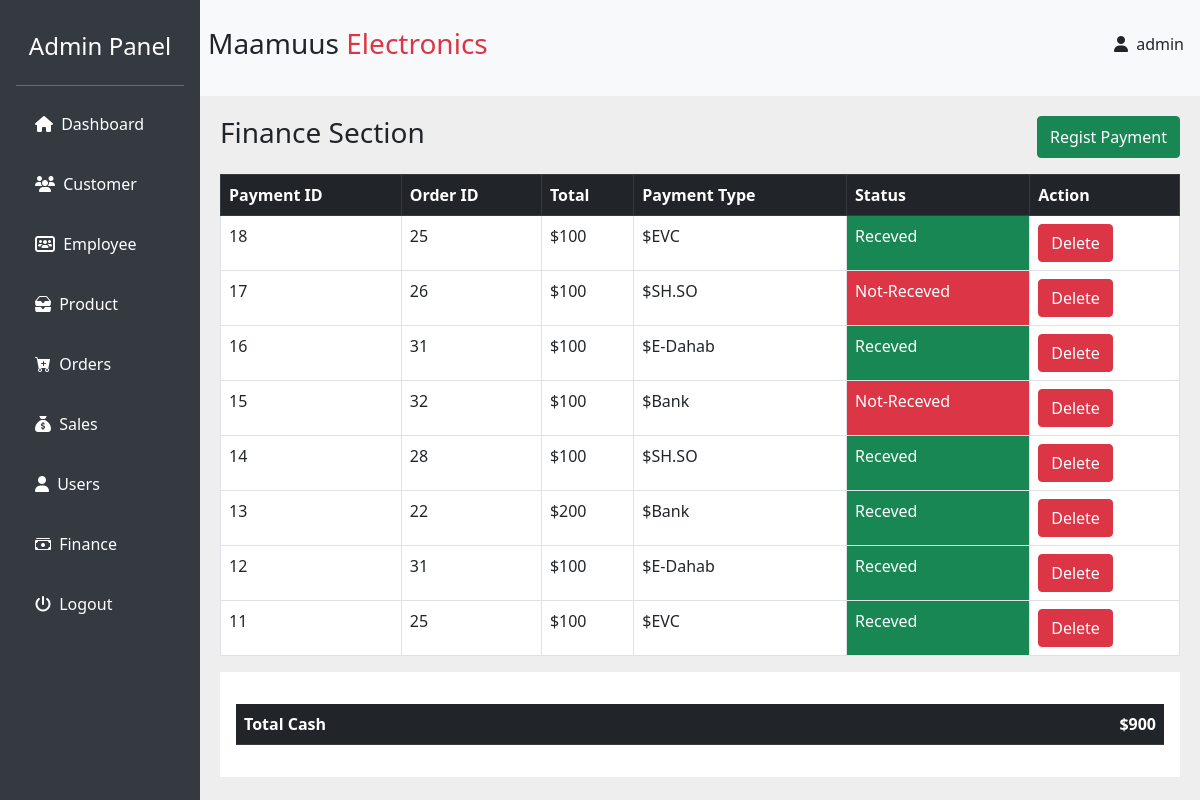
/finance.php (signed in), run on the app's committed database.
### tables this page shows
CREATE TABLE `finance` (
  `id` int(20) NOT NULL,
  `oid` int(50) NOT NULL,
  `total` float NOT NULL,
  `ptype` varchar(20) NOT NULL,
  `status` varchar(20) NOT NULL
);

### finance.php (the view, shortened to what this page needs)
<?php include("./src/connection.php") ?>
<?php include("./src/sidebar.php")?>
    <div class="content d-flex flex-column">
      <nav class="navbar navbar-expand-lg navbar-light">
        <?php include ("./src/header.php");?>
      <div class="main-content">
        <div class="d-flex flex-row justify-content-between">
          <h3>Finance Section</h3>
          <button type="button" class="btn btn-success" data-bs-toggle="modal" data-bs-target="#insertModal">
          Regist Payment
        </button>
        </div>
        <table class='table my-3 table-bordered bg-white'>
                 <tr class='table-dark '>
                  <th>Payment ID</th>
                  <th>Order ID</th>
                  <th>Total</th>
                  <th>Payment Type</th>
                  <th>Status</th>
                  <th>Action</th>
                </tr>
          <?php
          $sql = "SELECT id, oid,  total, ptype, status FROM finance ORDER BY id DESC";
          $result = $conn->query($sql);
              while ($row = $result->fetch_assoc()) {
                  ?>
                         <tr>
                            <td><?php echo $row["id"] ?></td>
                            <td><?php echo $row["oid"] ?></td>
                            <td>$<?php echo $row["total"] ?></td>
                            <td>$<?php echo $row["ptype"] ?></td>
                            <?php if ($row["status"]=='Receved'){echo '<td class="bg-success text-white">' . $row["status"] . '</td>'; }else{echo '<td class="bg-danger text-white">' . $row["status"] . '</td>';} ?>
                            <td>
                              <a href="./fOp.php?id=<?php echo $row["id"] ?>" class="btn btn-danger">Delete</a>
                            </td>
                         </tr>
                    <?php }?>
                   </table>
        <?php
            $sql = "SELECT SUM(total) AS total_amount FROM finance";
            $result = $conn->query($sql);
            if ($result->num_rows > 0) {
                while($row = $result->fetch_assoc()) {
        ?>
        <div class="bg-white p-3">
        <table class='table my-3 bg-white fw-bold'>
                 <tr class='table-dark '>
                  <td>Total Cash</td>
                  <td class="text-end">$<?php if ($row['total_amount'] == 0) {
                    echo "0";} echo $row['total_amount'];?></td>
                 </tr>
                <?php
                 }
                } else {
                }
                ?>
        </div>
      </div>
    </div>
    <?php include("./src/footer.php")?>

### src/style.css (style rules this page uses)
body { display: flex; height: 100vh; overflow: hidden; background-color: #eee; }
.content { flex-grow: 1; overflow-y: auto; }
.navbar { background: #f8f9fa; flex-shrink: 0; }
.main-content { padding: 20px; }

### data on the page
finance: id "18", oid "25", total "100", ptype "EVC", status "Receved"
finance: id "17", oid "26", total "100", ptype "SH.SO", status "Not-Receved"
finance: id "16", oid "31", total "100", ptype "E-Dahab", status "Receved"
finance: id "15", oid "32", total "100", ptype "Bank", status "Not-Receved"
finance: id "14", oid "28", total "100", ptype "SH.SO", status "Receved"
finance: id "13", oid "22", total "200", ptype "Bank", status "Receved"
finance: id "12", oid "31", total "100", ptype "E-Dahab", status "Receved"
finance: id "11", oid "25", total "100", ptype "EVC", status "Receved"

### other printed values
$_SESSION['username'] "admin"
$row['total_amount'] "900"
